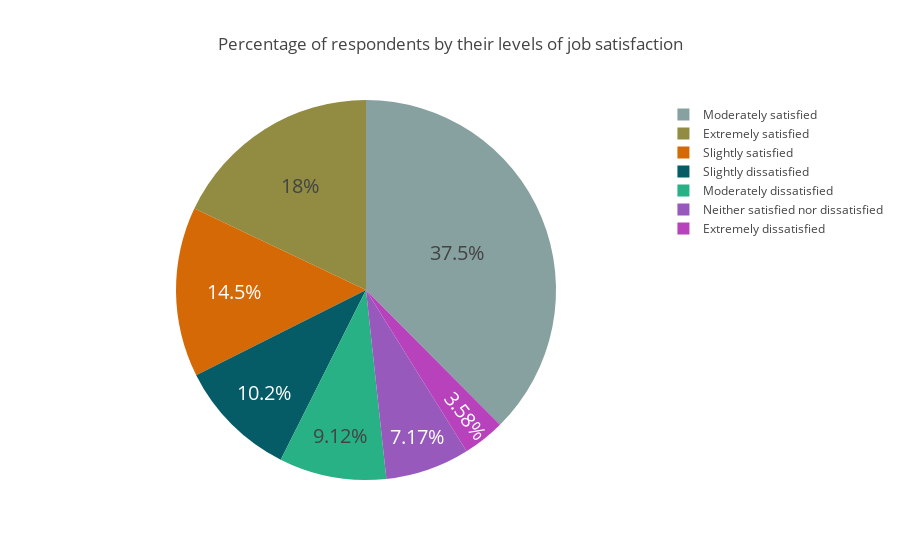

Notebook code cell kept with this figure:
### Code cell
graph(surveydf["JobSatisfaction"],"pie", title="Percentage of respondents by their levels of job satisfaction")

### Figure 1 — Plotly figure (JSON) as saved in the notebook; plotly's stock layout.template omitted (floating-point values rounded to 4 significant figures)
{"data": [{"labels": ["Moderately satisfied", "Extremely satisfied", "Slightly satisfied", "Slightly dissatisfied", "Moderately dissatisfied", "Neither satisfied nor dissatisfied", "Extremely dissatisfied"], "marker": {"colors": ["#86A19F", "#918C42", "#D46905", "#055C67", "#27B184", "#975ABC", "#B742BC", "#729DD3", "#A888D8", "#7ED91A", "#5B50ED", "#686881", "#9D21B3", "#F2FA24", "#773796", "#041ECE", "#9AE078", "#D68217", "#EB4CE2", "#5EB143"]}, "textfont": {"size": 20}, "type": "pie", "uid": "a3d4dfdc-4101-4d33-805e-ac052c1034ef", "values": [26005, 12436, 10012, 7057, 6318, 4966, 2482]}], "layout": {"title": "Percentage of respondents by their levels of job satisfaction"}}
